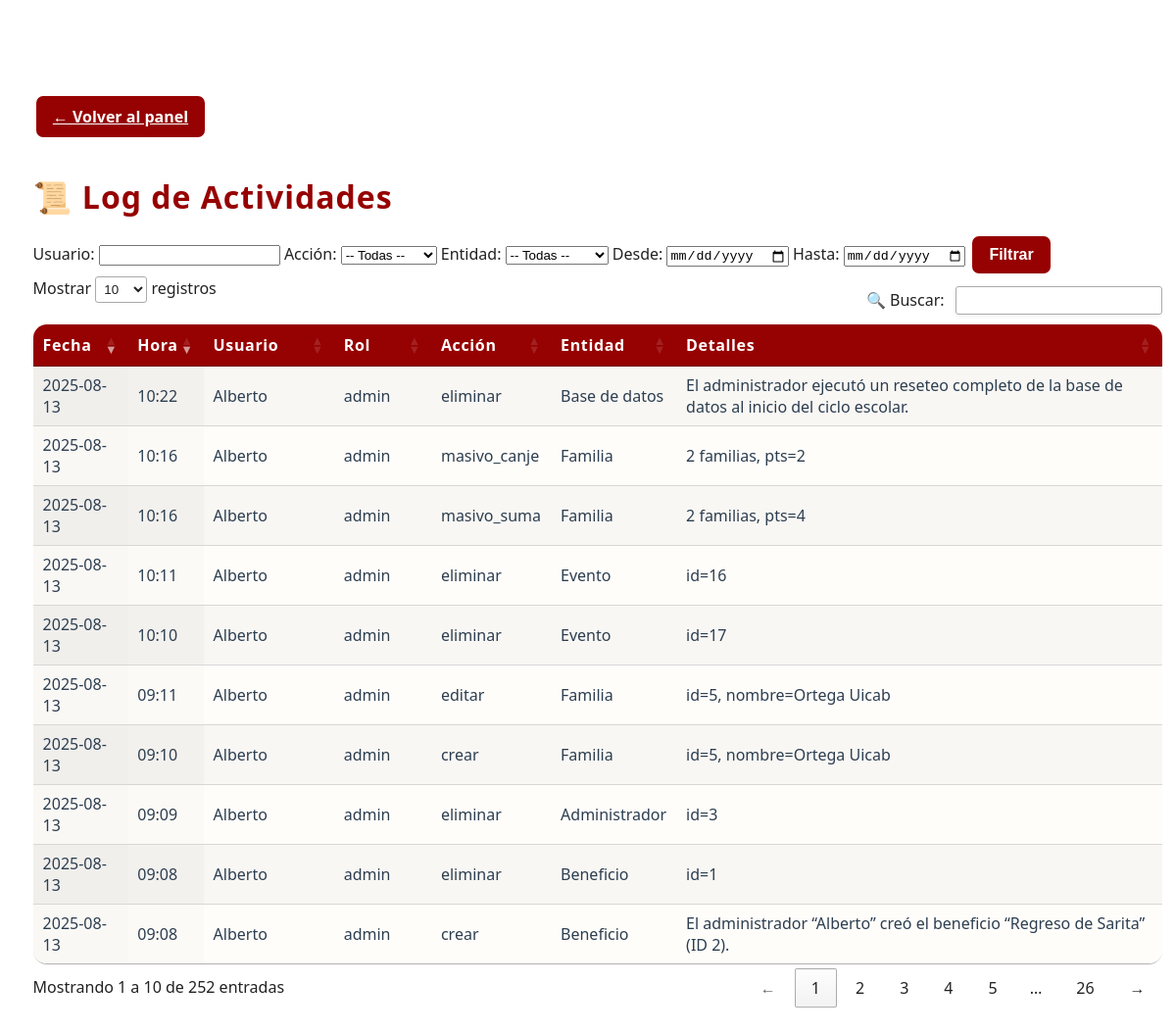
Before: /admin/log (signed in) with the older database file.
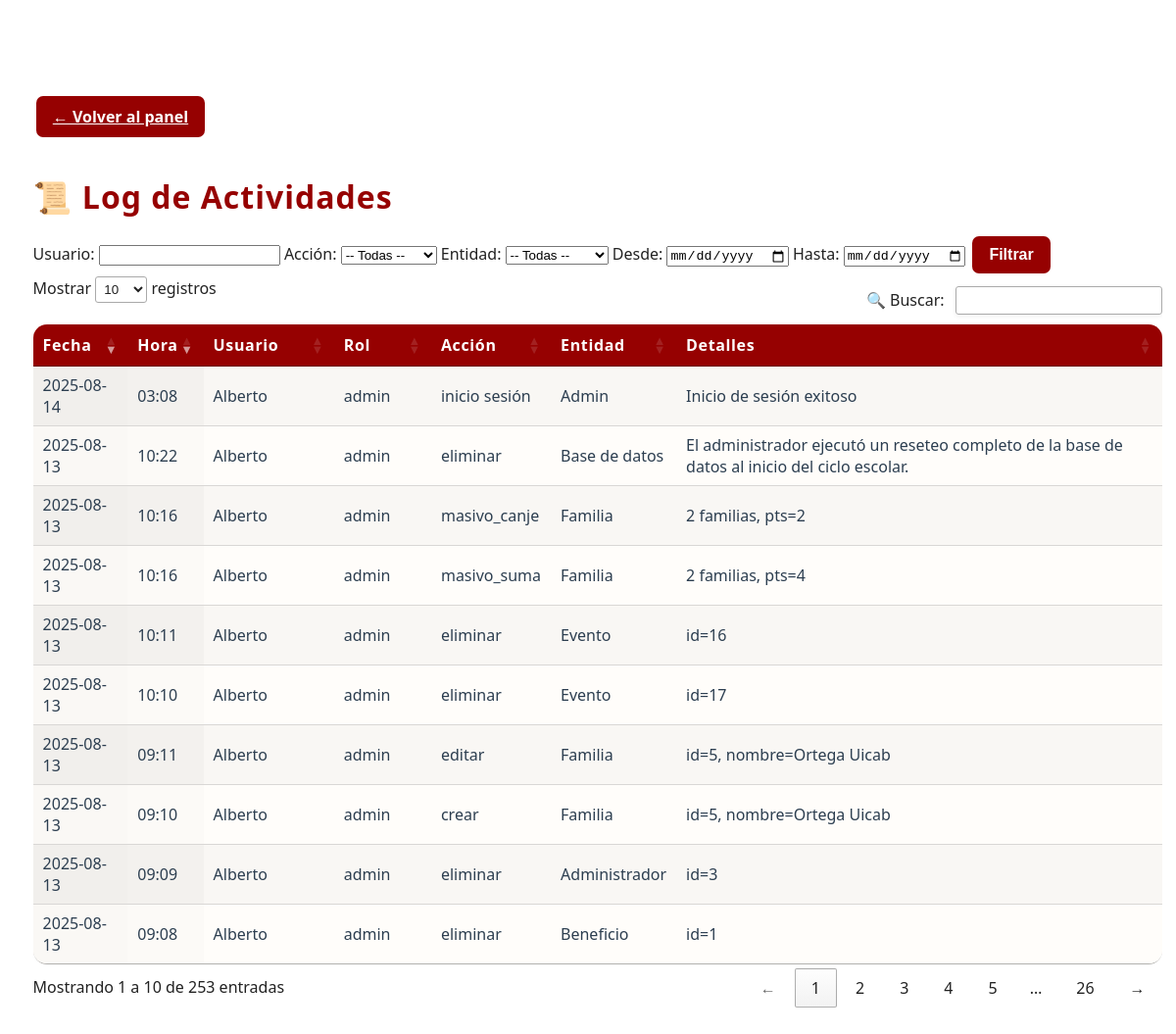
After: the same page with the newer database file.
### app/models.py (models this page shows, shortened)
class LogEntry(db.Model):
    __tablename__ = 'log_entries'
    id = db.Column(db.Integer, primary_key=True)
    timestamp = db.Column(
        db.DateTime,
        default=lambda: datetime.now(pytz.timezone('America/Merida')).replace(tzinfo=None),
        nullable=False
    )
    user = db.Column(db.String(64), nullable=False)
    role = db.Column(db.String(32), nullable=False)
    action = db.Column(db.String(32), nullable=False)   # e.g. 'crear', 'editar', 'eliminar', 'login'
    entity = db.Column(db.String(32), nullable=False)   # e.g. 'Familia', 'EventoQR', 'Admin'
    details = db.Column(db.Text, nullable=True)         # Descripción detallada

### app/routes.py (the view)
@app.route("/admin/log")
@login_requerido_admin
def log():
    usuario     = request.args.get("usuario", "")
    accion      = request.args.get("accion", "")
    entidad     = request.args.get("entidad", "")
    fecha_desde = request.args.get("desde", "")
    fecha_hasta = request.args.get("hasta", "")
    q = LogEntry.query
    if usuario:
        q = q.filter(LogEntry.user.ilike(f"%{usuario}%"))
    if accion:
        q = q.filter(LogEntry.action == accion)
    if entidad:
        q = q.filter(LogEntry.entity == entidad)
    if fecha_desde:
        dt = datetime.strptime(fecha_desde, "%Y-%m-%d")
        q = q.filter(LogEntry.timestamp >= dt)
    if fecha_hasta:
        dt = datetime.strptime(fecha_hasta, "%Y-%m-%d") + timedelta(hours=23, minutes=59, seconds=59)
        q = q.filter(LogEntry.timestamp <= dt)
    entries = q.order_by(LogEntry.timestamp.desc()).all()
    local_tz = pytz.timezone("America/Mexico_City")
    for e in entries:
        e.local_ts = e.timestamp.replace(tzinfo=pytz.utc).astimezone(local_tz)
    return render_template("log.html", entries=entries)

### app/__init__.py (called while the page is built)
@app.before_request
def mantener_sesion_activa():
    session.permanent = True

@app.template_filter('localtime')
def localtime_filter(utc_dt):
    if utc_dt is None:
        return ''
    local_tz = pytz.timezone('America/Mexico_City')
    if utc_dt.tzinfo is None:
        utc_dt = pytz.utc.localize(utc_dt)
    return utc_dt.astimezone(local_tz).strftime('%Y-%m-%d %H:%M')

### app/routes.py (called while the page is built, shortened)
def login_requerido_admin(f):
    @wraps(f)
    def decorada(*args, **kwargs):
        if "admin_id" not in session:
            return redirect(url_for("login"))
        return f(*args, **kwargs)
    return decorada

@app.before_request
def refrescar_timeout():
    if "admin_id" in session:
        now = datetime.utcnow()
        last = session.get("last_activity", now)
        if hasattr(last, "tzinfo") and last.tzinfo is not None:
            last = last.astimezone(timezone.utc).replace(tzinfo=None)
        session["last_activity"] = now

### app/templates/log.html (shortened to what this page needs)
<!DOCTYPE html>
<html lang="es">
<head>
    <link rel="stylesheet" href="{{ url_for('static', filename='css/admin.css') }}">
    <link rel="stylesheet" href="https://cdn.datatables.net/1.13.6/css/jquery.dataTables.min.css">
</head>
<body>
    <div class="admin-contenedor">
        <a href="{{ url_for('panel_admin') }}" class="btn-primary" style="margin-bottom:1.1em; display:inline-block;">← Volver al panel</a>
        <h1 style="margin-bottom:0.5em;">📜 Log de Actividades</h1>
        <form method="GET" class="log-filter-form">
            <div class="log-filter-row">
                <label>Usuario:</label>
                <input type="text" name="usuario" value="{{ request.args.get('usuario','') }}">
                <label>Acción:</label>
                <select name="accion">
                    <option value="">-- Todas --</option>
                </select>
                <label>Entidad:</label>
                <select name="entidad">
                    <option value="">-- Todas --</option>
                </select>
                <label>Desde:</label>
                <input type="date" name="desde" value="{{ request.args.get('desde','') }}">
                <label>Hasta:</label>
                <input type="date" name="hasta" value="{{ request.args.get('hasta','') }}">
                <button type="submit" class="btn btn-primary">Filtrar</button>
            </div>
        </form>
        <div class="table-responsive">
            <table id="tabla-log" class="display stripe" style="width:100%;">
                <thead>
                    <tr>
                        <th>Fecha</th>
                        <th>Hora</th>
                        <th>Usuario</th>
                        <th>Rol</th>
                        <th>Acción</th>
                        <th>Entidad</th>
                        <th>Detalles</th>
                    </tr>
                </thead>
                <tbody>
                    {% for entry in entries %}
                        {% set local = entry.timestamp|localtime %}
                        <tr>
                            <td>{{ local[:10] }}</td>
                            <td>{{ local[11:] }}</td>
                            <td>{{ entry.user }}</td>
                            <td>{{ entry.role }}</td>
                            <td>{{ entry.action }}</td>
                            <td>{{ entry.entity }}</td>
                            <td>{{ entry.details }}</td>
                        </tr>
                    {% endfor %}
                </tbody>
            </table>
        </div>
    </div>
</body>
</html>

### app/static/css/admin.css (style rules this page uses)
:root { --rojo-principal: #ff0000d7; --rojo-profundo: #ffffff; --dorado: rgb(150, 1, 1);; --blanco: #fff; --fondo-crema: #fffdfa; --sombra-roja: #850f0f44; }
body { font-family: 'Segoe UI', Arial, sans-serif; background: radial-gradient(ellipse at center, var(--rojo-principal) 0%, var(--rojo-profundo) 100%); min-height: 100vh; margin: 0; color: #222; position: relative; }
.admin-contenedor { position: relative; z-index: 5; background: rgba(255,255,255,0.95); backdrop-filter: blur(10px); border-radius: 20px; box-shadow: 0 8px 32px 0 var(--sombra-roja), 0 2px 8px var(--dorado)33; width: 96%; max-width: 1600px; margin: 3.5rem auto 2rem; padding: 2.4rem 2.1rem 2.5rem; }
h1, h2, h3 { color: var(--dorado); font-weight: 700; margin-bottom: 0.8rem; letter-spacing: 1px; text-shadow: 1px 2px 0 var(--rojo-profundo)18; }
.table-responsive { overflow-x: auto; }
table { width: 100%; background: var(--fondo-crema); border-radius: 14px; box-shadow: 0 4px 12px var(--dorado)11; overflow: hidden; margin-top: 1.3em; }
th { background: var(--dorado); color: var(--rojo-profundo); font-weight: 700; letter-spacing: 0.04em; padding: 13px 8px; }
td { background: var(--fondo-crema); color: #2c3e50; padding: 13px 8px; }
button, .btn, .btn-primary { background-color: var(--dorado); color: var(--rojo-profundo); border: none; padding: 10px 17px; border-radius: 7px; cursor: pointer; font-size: 1rem; font-weight: bold; margin: 0.2em; box-shadow: 0 2px 8px var(--rojo-profundo)15; transition: background 0.19s, color 0.19s, transform 0.13s; }

Changed rows visible on the page:
no longer on this page (row unchanged): LogEntry: timestamp "2025-08-13", local "09:08", user "Alberto", role "admin", action "crear", entity "Beneficio", details "El administrador “Alberto” creó el beneficio “Regreso de Sarita” (ID 2)."
added LogEntry: timestamp "2025-08-14", local "03:08", user "Alberto", role "admin", action "inicio sesión", entity "Admin", details "Inicio de sesión exitoso"
Other visible differences:
text written by a page script: "Mostrar registros 🔍 Buscar: Mostrando 1 a 10 de 252 entradas ← 1 2 3 4 5 … 26 →" → "Mostrar registros 🔍 Buscar: Mostrando 1 a 10 de 253 entradas ← 1 2 3 4 5 … 26 →"
